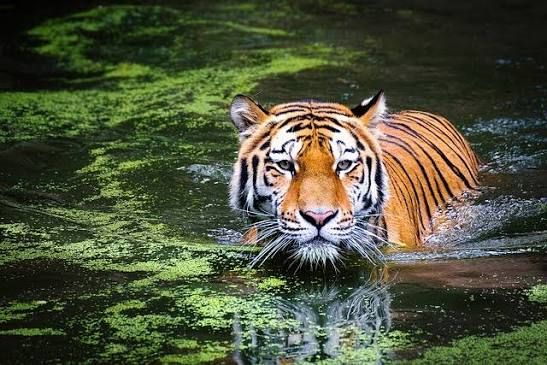
#> input picture Image Operations/tiger.jpg, 547 x 365 px
$ jupyter execute color.ipynb
#> lines starting #> are read from the running program, lines starting #| are printed output that depends on the picture
[cell 1]
import cv2
import numpy as np
from matplotlib import pyplot as plt

[cell 2]
# Load our input image
image = cv2.imread('tiger.jpg')
#> image is the input picture: shape (365, 547, 3); mean B, G, R 59.3, 83.1, 77.5
image = cv2.cvtColor(image, cv2.COLOR_BGR2RGB)  # Convert BGR to RGB for displaying with matplotlib

# Use cv2.split to get each color space separately
R,G,B = cv2.split(image)
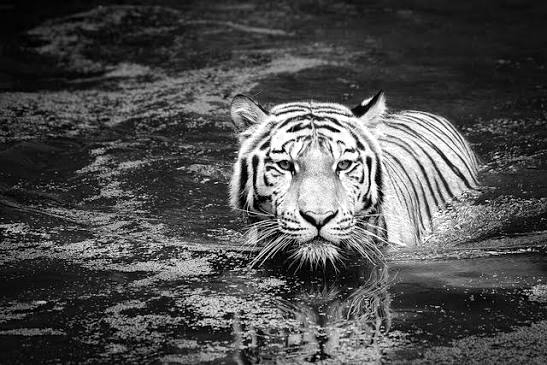
#> R: shape (365, 547); min 0, max 255, mean 77.5
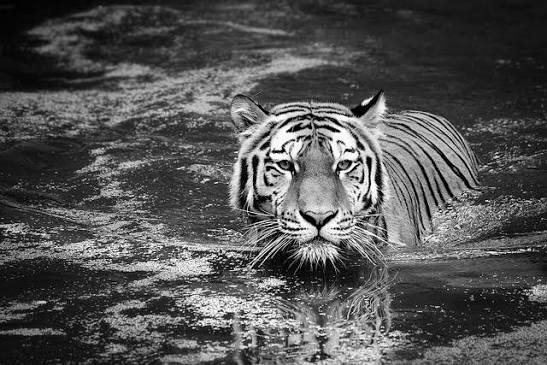
#> G: shape (365, 547); min 0, max 255, mean 83.1
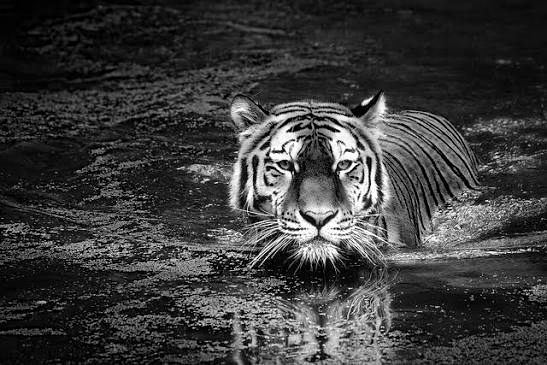
#> B: shape (365, 547); min 0, max 255, mean 59.3
print(B.shape)
#| (365, 547)
print(G.shape)
#| (365, 547)
print(R.shape)
#| (365, 547)

[cell 3]
plt.imshow(image)
plt.title('Original Image')
plt.axis('off')

[cell 4]
plt.imshow(B)
plt.title('Blue Channel')
plt.axis('off')
plt.show()

[cell 5]
plt.imshow(G)
plt.title('Green Channel')
plt.axis('off')
plt.show()

[cell 6]
plt.imshow(R)
plt.title('Red Channel')
plt.axis('off')
plt.show()

[cell 7]
zeros = np.zeros(image.shape[:2], dtype = "uint8")

# imshow("Red", cv2.merge([zeros, zeros, R]))
# imshow("Green", cv2.merge([zeros, G, zeros]))
# imshow("Blue", cv2.merge([B, zeros, zeros]))

[cell 8]
print(zeros.shape)
#| (365, 547)

[cell 9]
plt.imshow(cv2.merge([R, zeros, zeros]))
plt.title("Red")
plt.axis("off")
plt.show()
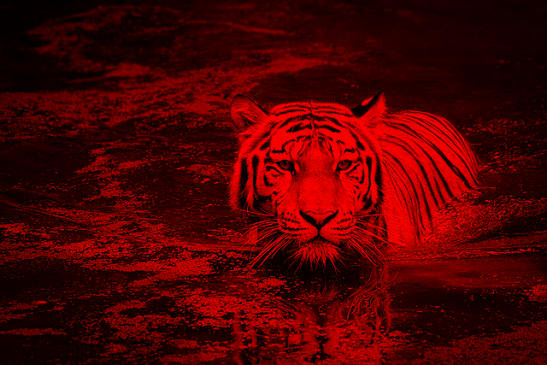
#> shown: shape (365, 547, 3); mean R, G, B 77.5, 0, 0

[cell 10]
plt.imshow(cv2.merge([zeros, G, zeros]))
plt.title("Green")
plt.axis("off")
plt.show()
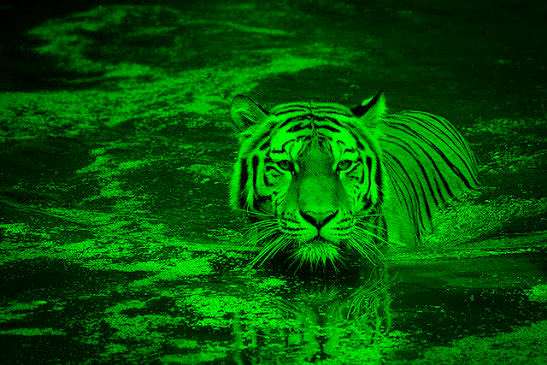
#> shown: shape (365, 547, 3); mean R, G, B 0, 83.1, 0

[cell 11]
plt.imshow(cv2.merge([zeros, zeros, B]))
plt.title("Green")
plt.axis("off")
plt.show()
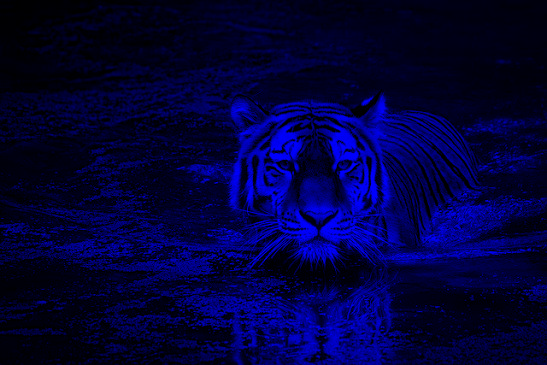
#> shown: shape (365, 547, 3); mean R, G, B 0, 0, 59.3

[cell 12]
R,G,B = cv2.split(image)

# Let's re-make the original image,
merged = cv2.merge([R, G, B])
plt.imshow(merged)
plt.title("Merged")
plt.axis("off")
plt.show()

[cell 13]
## HSV Color Space
image = cv2.imread('pinkSky.jpg')
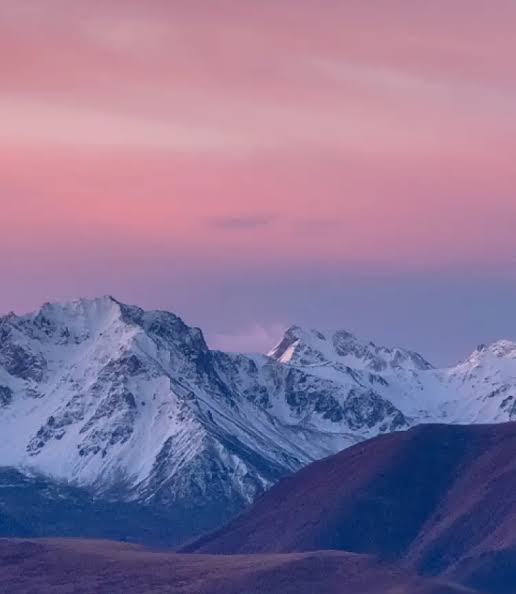
#> input picture Image Operations/pinkSky.jpg, 516 x 594 px
#> image is the input picture: shape (594, 516, 3); mean B, G, R 151.1, 116.2, 135.8
image = cv2.cvtColor(image, cv2.COLOR_BGR2RGB)  # Convert BGR to RGB for displaying with matplotlib

# Convert to HSV
hsv_image = cv2.cvtColor(image, cv2.COLOR_BGR2HSV)
#> hsv_image: shape (594, 516, 3); mean H, S, V 86, 97, 167.8
plt.subplots(1, 2, figsize=(10, 5))
plt.subplot(1, 2, 1)
plt.imshow(hsv_image)
plt.title('HSV')
plt.axis('off')

plt.subplot(1, 2, 2)
plt.imshow(image)
plt.title('Original Image')
plt.axis('off')
plt.show()

[cell 14]
plt.imshow(hsv_image[:, :, 0])
plt.title('Hue')
plt.axis('off')
plt.show()
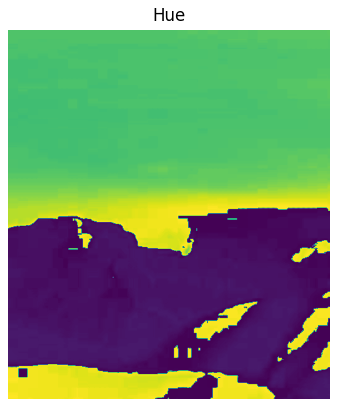
#> figure drawn by matplotlib, 1 panel

[cell 15]
plt.imshow(hsv_image[:, :, 1])
plt.title('Saturation')
plt.axis('off')
plt.show()
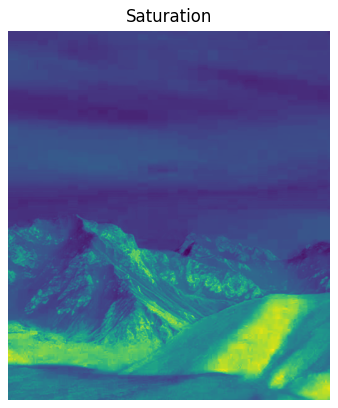
#> figure drawn by matplotlib, 1 panel

[cell 16]
plt.imshow(hsv_image[:, :, 2])
plt.title('Value')
plt.axis('off')
plt.show()
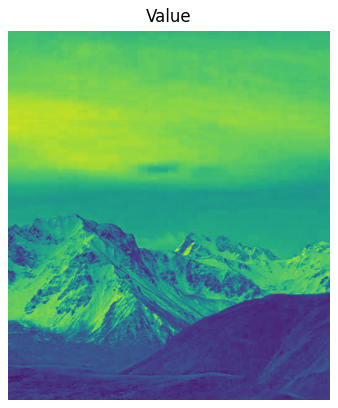
#> figure drawn by matplotlib, 1 panel
